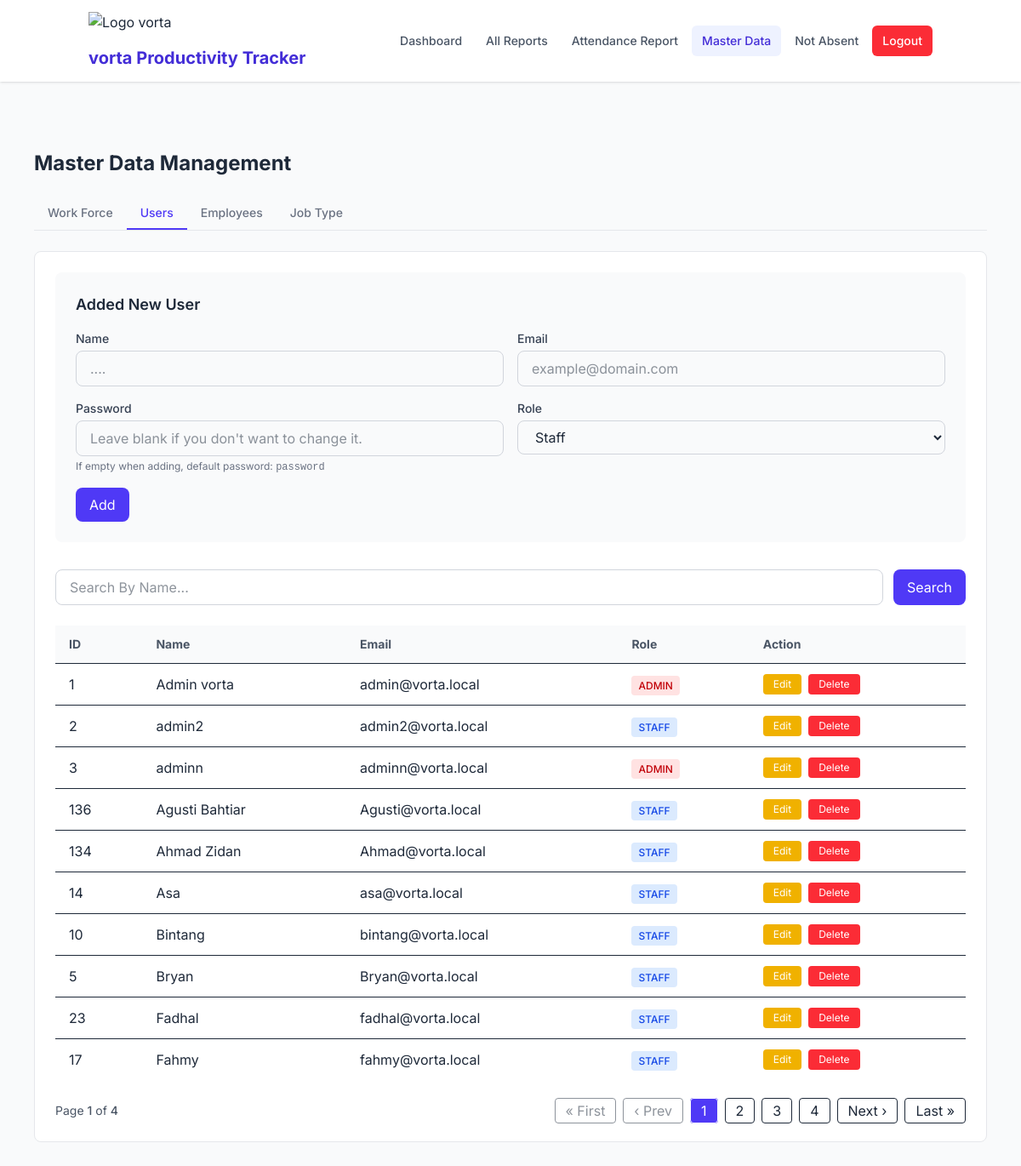
Page /admin_master_data.php?tab=users (signed in) on the committed database.
### tables this page shows
CREATE TABLE `users` (
  `user_id` int(11) NOT NULL,
  `name` varchar(100) NOT NULL,
  `email` varchar(120) NOT NULL,
  `password_hash` varchar(255) NOT NULL,
  `role` enum('admin','staff') NOT NULL DEFAULT 'staff',
  `is_active` tinyint(1) NOT NULL DEFAULT 1,
  `created_at` timestamp NOT NULL DEFAULT current_timestamp()
);

### public/admin_master_data/users.php (the view, shortened to what this page needs)
<?php
require_once __DIR__ . '/../../lib/db.php';
$search = trim($_GET['search'] ?? '');
$perPage = 10;
$page = max(1, (int)($_GET['page'] ?? 1));
$offset = ($page - 1) * $perPage;
$where = [];
$whereSql = !empty($where) ? "WHERE " . implode(" AND ", $where) : "";
$totalStmt = $pdo->prepare("SELECT COUNT(*) AS cnt FROM users $whereSql");
$totalStmt->execute();
$totalRow = $totalStmt->fetch();
$totalUsers = (int)($totalRow['cnt'] ?? 0);
$totalPages = (int)ceil($totalUsers / $perPage);
$sql = "SELECT user_id, name, email, role FROM users $whereSql ORDER BY name ASC LIMIT ? OFFSET ?";
$stmt = $pdo->prepare($sql);
$index = 1;
$stmt->bindValue($index++, $perPage, PDO::PARAM_INT);
$stmt->bindValue($index, $offset, PDO::PARAM_INT);
$stmt->execute();
$users = $stmt->fetchAll(PDO::FETCH_ASSOC);
function page_url($p)
{
  $q = $_GET;
  $q['page'] = $p;
  return 'admin_master_data.php?' . http_build_query($q);
}
?>
<div id="user-form-section" class="bg-gray-50 p-6 rounded-lg mb-8">
  <h2 class="text-lg font-semibold text-gray-800 mb-4" id="form-title">
    Added New User
  </h2>
  <form method="POST" id="user-form">
    <div class="grid grid-cols-1 md:grid-cols-2 gap-4 mb-4">
      <div>
        <label class="block text-sm font-medium text-gray-700 mb-1">Name</label>
        <input type="text" name="name" id="user-name"
          class="w-full px-4 py-2 border border-gray-300 rounded-lg focus:ring-2 focus:ring-indigo-500 focus:border-indigo-500"
          placeholder="...." required>
      </div>
      <div>
        <label class="block text-sm font-medium text-gray-700 mb-1">Email</label>
        <input type="email" name="email" id="user-email"
          class="w-full px-4 py-2 border border-gray-300 rounded-lg focus:ring-2 focus:ring-indigo-500 focus:border-indigo-500"
          placeholder="example@domain.com" required>
      </div>
      <div>
        <label class="block text-sm font-medium text-gray-700 mb-1">Password</label>
        <input type="password" name="password" id="user-password"
          class="w-full px-4 py-2 border border-gray-300 rounded-lg focus:ring-2 focus:ring-indigo-500 focus:border-indigo-500"
          placeholder="Leave blank if you don't want to change it.">
        <p class="text-xs text-gray-500 mt-1">If empty when adding, default password: <code>password</code></p>
      </div>
      <div>
        <label class="block text-sm font-medium text-gray-700 mb-1">Role</label>
        <select name="role" id="user-role"
          class="w-full px-4 py-2 border border-gray-300 rounded-lg focus:ring-2 focus:ring-indigo-500 focus:border-indigo-500">
          <option value="staff">Staff</option>
        </select>
      </div>
    </div>
    <div class="flex gap-3">
      <button type="submit" class="px-4 py-2 bg-indigo-600 text-white rounded-lg hover:bg-indigo-700" id="submit-btn">
        Add
      </button>
    </div>
  </form>
</div>
<div class="mb-6">
  <form method="GET" class="flex flex-col sm:flex-row gap-3">
    <input
      type="text"
      name="search"
      value="<?= htmlspecialchars($search) ?>"
      placeholder="Search By Name..."
      class="flex-1 px-4 py-2 border border-gray-300 rounded-lg focus:ring-2 focus:ring-indigo-500 focus:border-indigo-500" />
    <button type="submit" class="px-4 py-2 bg-indigo-600 text-white rounded-lg hover:bg-indigo-700">
      Search
    </button>
  </form>
</div>
<div class="overflow-x-auto">
  <table class="w-full min-w-[700px]">
    <thead class="bg-gray-50 border-b">
      <tr class="text-left text-sm text-gray-600">
        <th class="px-4 py-3">ID</th>
        <th class="px-4 py-3">Name</th>
        <th class="px-4 py-3">Email</th>
        <th class="px-4 py-3">Role</th>
        <th class="px-4 py-3">Action</th>
      </tr>
    </thead>
    <tbody class="divide-y">
      <?php if (empty($users)): ?>
        <tr>
          <td colspan="5" class="px-4 py-6 text-center text-gray-500">Tidak ada user ditemukan.</td>
        </tr>
      <?php else: ?>
        <?php foreach ($users as $u): ?>
          <tr class="hover:bg-gray-50">
            <td class="px-4 py-3"><?= (int)$u['user_id'] ?></td>
            <td class="px-4 py-3"><?= htmlspecialchars($u['name']) ?></td>
            <td class="px-4 py-3"><?= htmlspecialchars($u['email']) ?></td>
            <td class="px-4 py-3">
              <span class="uppercase text-xs font-medium px-2 py-1 rounded
                <?= $u['role'] === 'admin' ? 'bg-red-100 text-red-700' : 'bg-blue-100 text-blue-700' ?>">
                <?= htmlspecialchars($u['role']) ?>
              </span>
            </td>
            <td class="px-4 py-3">
              <div class="flex gap-2">
                <button
                  onclick='editUser(<?= (int)$u['user_id'] ?>, <?= json_encode($u['name']) ?>, <?= json_encode($u['email']) ?>, <?= json_encode($u['role']) ?>)'
                  class="px-3 py-1 bg-yellow-500 text-white rounded text-xs hover:brightness-95">
                  Edit
                </button>
                <button
                  onclick='confirmDelete(<?= (int)$u['user_id'] ?>, <?= json_encode($u['name']) ?>)'
                  class="px-3 py-1 bg-red-500 text-white rounded text-xs hover:brightness-95">
                  Delete
                </button>
              </div>
            </td>
          </tr>
        <?php endforeach; ?>
      <?php endif; ?>
    </tbody>
  </table>
</div>
<?php if ($totalPages > 1): ?>
  <nav class="mt-6 flex flex-col md:flex-row items-center justify-between gap-4">
    <div class="text-sm text-gray-600">
      Page <span class="font-medium"><?= $page ?></span> of <span class="font-medium"><?= $totalPages ?></span>
    </div>
    <ul class="flex flex-wrap items-center gap-2">
      <li>
        <a href="<?= $page > 1 ? page_url(1) : 'javascript:void(0)' ?>"
          class="px-3 py-1 rounded border <?= $page > 1 ? 'hover:bg-gray-100' : 'opacity-50 cursor-not-allowed' ?>">
          <span class="hidden sm:inline">&laquo; First</span>
        </a>
      </li>
      <li>
        <a href="<?= $page > 1 ? page_url($page - 1) : 'javascript:void(0)' ?>"
          class="px-3 py-1 rounded border <?= $page > 1 ? 'hover:bg-gray-100' : 'opacity-50 cursor-not-allowed' ?>">
          <span class="hidden sm:inline">&lsaquo; Prev</span>
        </a>
      </li>
      <?php
      $start = max(1, $page - 2);
      $end = min($totalPages, $page + 2);
      for ($p = $start; $p <= $end; $p++): ?>
        <li>
          <a href="<?= page_url($p) ?>"
            class="px-3 py-1 rounded border <?= $p === $page ? 'bg-indigo-600 text-white' : 'hover:bg-gray-100' ?>">
            <?= $p ?>
          </a>
        </li>
      <?php endfor;
      if ($end < $totalPages) {
        echo '<li><a class="px-3 py-1 rounded border hover:bg-gray-100" href="' . page_url($totalPages) . '">' . $totalPages . '</a></li>';
      }
      ?>
      <li>
        <a href="<?= $page < $totalPages ? page_url($page + 1) : 'javascript:void(0)' ?>"
          class="px-3 py-1 rounded border <?= $page < $totalPages ? 'hover:bg-gray-100' : 'opacity-50 cursor-not-allowed' ?>">
          <span class="hidden sm:inline">Next &rsaquo;</span>
        </a>
      </li>
      <li>
        <a href="<?= $page < $totalPages ? page_url($totalPages) : 'javascript:void(0)' ?>"
          class="px-3 py-1 rounded border <?= $page < $totalPages ? 'hover:bg-gray-100' : 'opacity-50 cursor-not-allowed' ?>">
          <span class="hidden sm:inline">Last &raquo;</span>
        </a>
      </li>
    </ul>
  </nav>
<?php endif; ?>

### public/header.php (style rules this page uses)
body { font-family: 'Inter', sans-serif; }

### rows in the picture
users: user_id "1", name "Admin vorta", email "admin@vorta.local", role "ADMIN"
users: user_id "2", name "admin2", email "admin2@vorta.local", role "STAFF"
users: user_id "3", name "adminn", email "adminn@vorta.local", role "ADMIN"
users: user_id "136", name "Agusti Bahtiar", email "Agusti@vorta.local", role "STAFF"
users: user_id "134", name "Ahmad Zidan", email "Ahmad@vorta.local", role "STAFF"
users: user_id "14", name "Asa", email "asa@vorta.local", role "STAFF"
users: user_id "10", name "Bintang", email "bintang@vorta.local", role "STAFF"
users: user_id "5", name "Bryan", email "Bryan@vorta.local", role "STAFF"
users: user_id "23", name "Fadhal", email "fadhal@vorta.local", role "STAFF"
users: user_id "17", name "Fahmy", email "fahmy@vorta.local", role "STAFF"

### other values in the picture
$page "1"
$totalPages "4"
